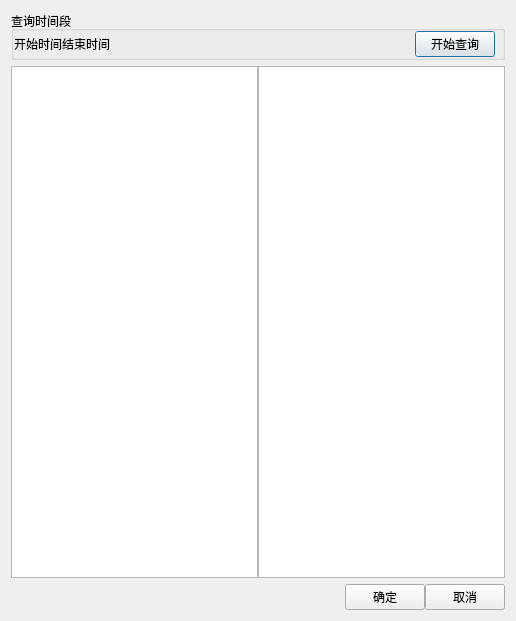
<?xml version="1.0" encoding="UTF-8"?>
<ui version="4.0">
 <class>history_batch_set_dialog</class>
 <widget class="QDialog" name="history_batch_set_dialog">
  <property name="geometry">
   <rect>
    <x>0</x>
    <y>0</y>
    <width>516</width>
    <height>621</height>
   </rect>
  </property>
  <property name="windowTitle">
   <string>Dialog</string>
  </property>
  <layout class="QVBoxLayout" name="verticalLayout">
   <item>
    <widget class="QGroupBox" name="groupBox">
     <property name="title">
      <string>查询时间段</string>
     </property>
     <layout class="QHBoxLayout" name="horizontalLayout">
      <property name="spacing">
       <number>0</number>
      </property>
      <property name="leftMargin">
       <number>0</number>
      </property>
      <property name="topMargin">
       <number>0</number>
      </property>
      <property name="rightMargin">
       <number>0</number>
      </property>
      <property name="bottomMargin">
       <number>0</number>
      </property>
      <item>
       <widget class="QLabel" name="start_lb">
        <property name="text">
         <string>开始时间</string>
        </property>
       </widget>
      </item>
      <item>
       <widget class="CDateEdit" name="start_dedt" native="true">
        <property name="styleSheet">
         <string notr="true">QDateEdit
{
    border: 1px solid #dbdbdb;
    color: #666666;
    font: 30px &quot;微软雅黑&quot;;
}

QDateEdit:on { /* shift the text when the popup opens */
    padding-top: 3px;
    padding-left: 4px;
}

QDateEdit::drop-down {
    subcontrol-origin: padding;
    subcontrol-position: top right;
    width: 40px;

    border-left-color: darkgray;
    border-left-style: solid; /* just a single line */
    border-top-right-radius: 3px; /* same radius as the QComboBox */
    border-bottom-right-radius: 3px;
}

QDateEdit::down-arrow {
    image: url(:/icon/icon/calendar.ico);
}

QDateEdit::down-arrow:on { /* shift the arrow when popup is open */
    top: 1px;
    left: 1px;
}</string>
        </property>
       </widget>
      </item>
      <item>
       <widget class="QLabel" name="stop_lb">
        <property name="text">
         <string>结束时间</string>
        </property>
       </widget>
      </item>
      <item>
       <widget class="CDateEdit" name="stop_dedt" native="true">
        <property name="styleSheet">
         <string notr="true">QDateEdit
{
    border: 1px solid #dbdbdb;
    color: #666666;
    font: 30px &quot;微软雅黑&quot;;
}

QDateEdit:on { /* shift the text when the popup opens */
    padding-top: 3px;
    padding-left: 4px;
}

QDateEdit::drop-down {
    subcontrol-origin: padding;
    subcontrol-position: top right;
    width: 40px;

    border-left-color: darkgray;
    border-left-style: solid; /* just a single line */
    border-top-right-radius: 3px; /* same radius as the QComboBox */
    border-bottom-right-radius: 3px;
}

QDateEdit::down-arrow {
    image: url(:/icon/icon/calendar.ico);
}

QDateEdit::down-arrow:on { /* shift the arrow when popup is open */
    top: 1px;
    left: 1px;
}</string>
        </property>
       </widget>
      </item>
      <item>
       <spacer name="horizontalSpacer">
        <property name="orientation">
         <enum>Qt::Horizontal</enum>
        </property>
        <property name="sizeHint" stdset="0">
         <size>
          <width>256</width>
          <height>20</height>
         </size>
        </property>
       </spacer>
      </item>
      <item>
       <widget class="QPushButton" name="select_pb">
        <property name="text">
         <string>开始查询</string>
        </property>
       </widget>
      </item>
      <item>
       <widget class="QLabel" name="cur_batch_lb">
        <property name="text">
         <string/>
        </property>
       </widget>
      </item>
     </layout>
    </widget>
   </item>
   <item>
    <widget class="QWidget" name="widget" native="true">
     <layout class="QHBoxLayout" name="horizontalLayout_2">
      <property name="spacing">
       <number>0</number>
      </property>
      <property name="leftMargin">
       <number>0</number>
      </property>
      <property name="topMargin">
       <number>0</number>
      </property>
      <property name="rightMargin">
       <number>0</number>
      </property>
      <property name="bottomMargin">
       <number>0</number>
      </property>
      <item>
       <widget class="QTableWidget" name="batch_tablewidget"/>
      </item>
      <item>
       <widget class="QTableWidget" name="mis_tablewidget"/>
      </item>
     </layout>
    </widget>
   </item>
   <item>
    <widget class="QWidget" name="widget_2" native="true">
     <layout class="QHBoxLayout" name="horizontalLayout_3">
      <property name="spacing">
       <number>0</number>
      </property>
      <property name="leftMargin">
       <number>0</number>
      </property>
      <property name="topMargin">
       <number>0</number>
      </property>
      <property name="rightMargin">
       <number>0</number>
      </property>
      <property name="bottomMargin">
       <number>0</number>
      </property>
      <item>
       <spacer name="horizontalSpacer_2">
        <property name="orientation">
         <enum>Qt::Horizontal</enum>
        </property>
        <property name="sizeHint" stdset="0">
         <size>
          <width>305</width>
          <height>20</height>
         </size>
        </property>
       </spacer>
      </item>
      <item>
       <widget class="QPushButton" name="ok_pb">
        <property name="text">
         <string>确定</string>
        </property>
       </widget>
      </item>
      <item>
       <widget class="QPushButton" name="cache_pb">
        <property name="text">
         <string>取消</string>
        </property>
       </widget>
      </item>
     </layout>
    </widget>
   </item>
  </layout>
 </widget>
 <customwidgets>
  <customwidget>
   <class>CDateEdit</class>
   <extends>QWidget</extends>
   <header location="global">open_lib/cdateedit/cdateedit.h</header>
   <container>1</container>
  </customwidget>
 </customwidgets>
 <resources/>
 <connections/>
</ui>
